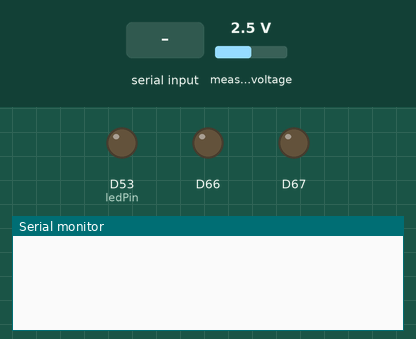
Bench run of a sketch on a simulated Arduino Due. Parts: output pins drawn as LEDs (lit = HIGH), the last lines printed to the serial monitor. The test bench sets the inputs (shaded band); at power-on: measured voltage 2.5 V.

Above: at 1.2 s.
1.3 s: "IDN\n" received over Serial
At 2.2 s:
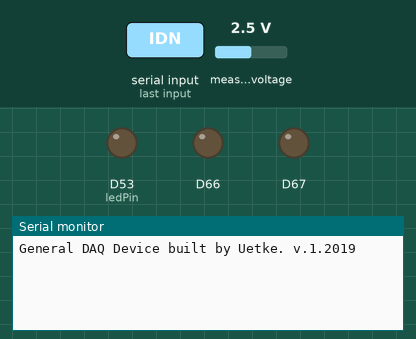
2.8 s: "I2C\n" received over Serial
At 4.0 s:
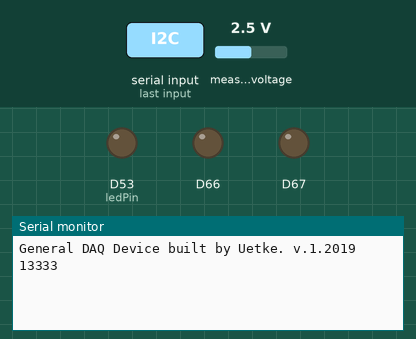
4.3 s: "90,45\n" received over Serial
At 4.7 s:
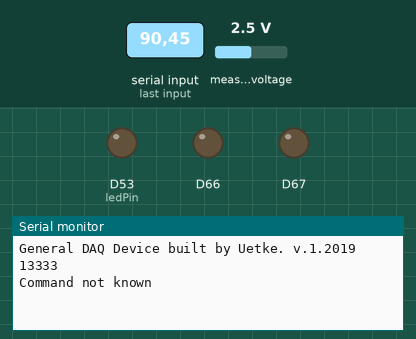

The sketch:

Aduino_code.ino
```cpp
String Comm;

int output = DAC0;
int input;
int val;
int gain;                 // neue Variable
int16_t val_ic;           // neue Variable
// String inData;
// String tempValue;
String channel;           // neue Variable
String gain_string;       // neue Variable
// int sensorPin = A0;    // select the input pin for the potentiometer
// int sensorValue;
bool isData = false;
int i = 0;
int ledPin = 53;

#include "ADS1X15.h"      // Einbinden der Bibliothek zur Verbindung mit einem ADS1115, A/D Wandler

ADS1115 ADS(0x48);        // Adresse des A/D Wandlers im I2C-Bus festlegen und ADS1115 Objekt anlegen

void setup() {
  Serial.begin(9600);
  while (!Serial);
  analogWriteResolution(12);
  analogWrite(DAC0, 0);
  analogWrite(DAC1, 0);
  pinMode(ledPin, OUTPUT);
  ADS.begin();            // Kommunikation mit A/D-Wandler Beginnt
}

void loop() {
  while (Serial.available() > 0 ) {
    char value = Serial.read();
    Comm += value;
    if (value == '\n') {
      isData = true;
    }
  }
  if (isData) {
    isData = false;
    if (Comm.startsWith("IDN")) {
      Serial.print("General DAQ Device built by Uetke. v.1.2019");
      Serial.print("\n");
    }
/*    else if (Comm.startsWith("OUT")) {  // Auskommentieren der nicht genutzten Funktionen
      channel = Comm[6];
      if (channel.toInt() == 1) {
        output = DAC1;
      }
      else if (channel.toInt() == 0) {
        output = DAC0;
      }
      tempValue = "";
      for (i = 8; i < Comm.length(); i++) {
        tempValue += Comm[i];
      }
      val = tempValue.toInt();
      analogWrite(output, val);
      Serial.print(tempValue);
    }
    else if (Comm.startsWith("IN")) {
      channel = Comm[5];
      input = channel.toInt();
      val = analogRead(input);
      Serial.print(val);
      Serial.print("\n");
    }
*/
    else if (Comm.startsWith("I2C")) {    // Prüfen, ob Nachricht auf das ADS-Objekt zielt
      gain_string = Comm[6];              // 6. Position der Nachricht, setzt den Gain für die Anfrage, dieser muss vor der Abfrage gesetzt werden
      gain = gain_string.toInt();         // umformen String in Integer, Forderung der folgenden Funktion
      ADS.setGain(gain);                  // Setzen des Gains
      channel = Comm[4];                  // 4. Position der Nachricht, bestimmt den Eingang der ausgewertet werden soll
      input = channel.toInt();            // umformen String in Integer
      val_ic = ADS.readADC(input);        // Auslesen der Spannung am Eingang als Bit-Wert
      Serial.print(val_ic);               // Rückgabe des Wertes
      Serial.print("\n");
    }
/*
    else if (Comm.startsWith("DI")){     // Nicht genutzte Funktion
      Serial.println("Digital");
      channel = Comm[3]+Comm[4];
      tempValue = Comm[6];
      if (tempValue.toInt() == 0){
        digitalWrite(ledPin, LOW);
        Serial.println("OFF");
        Serial.println(ledPin);
        }
        else{
          digitalWrite(ledPin, HIGH);
          Serial.println("ON");
          Serial.println(channel.toInt());
          }
    }
*/
    else {
      Serial.print("Command not known\n");
    }
    Comm = "";
  }
  delay(20);
}
```

Measured:
- after the input at 1.3 s, the serial monitor: prints a new line at once (image 1)
- after the input at 2.8 s, the serial monitor: prints a new line at once (image 2)
- after the input at 4.3 s, the serial monitor: prints a new line at once (image 3)
